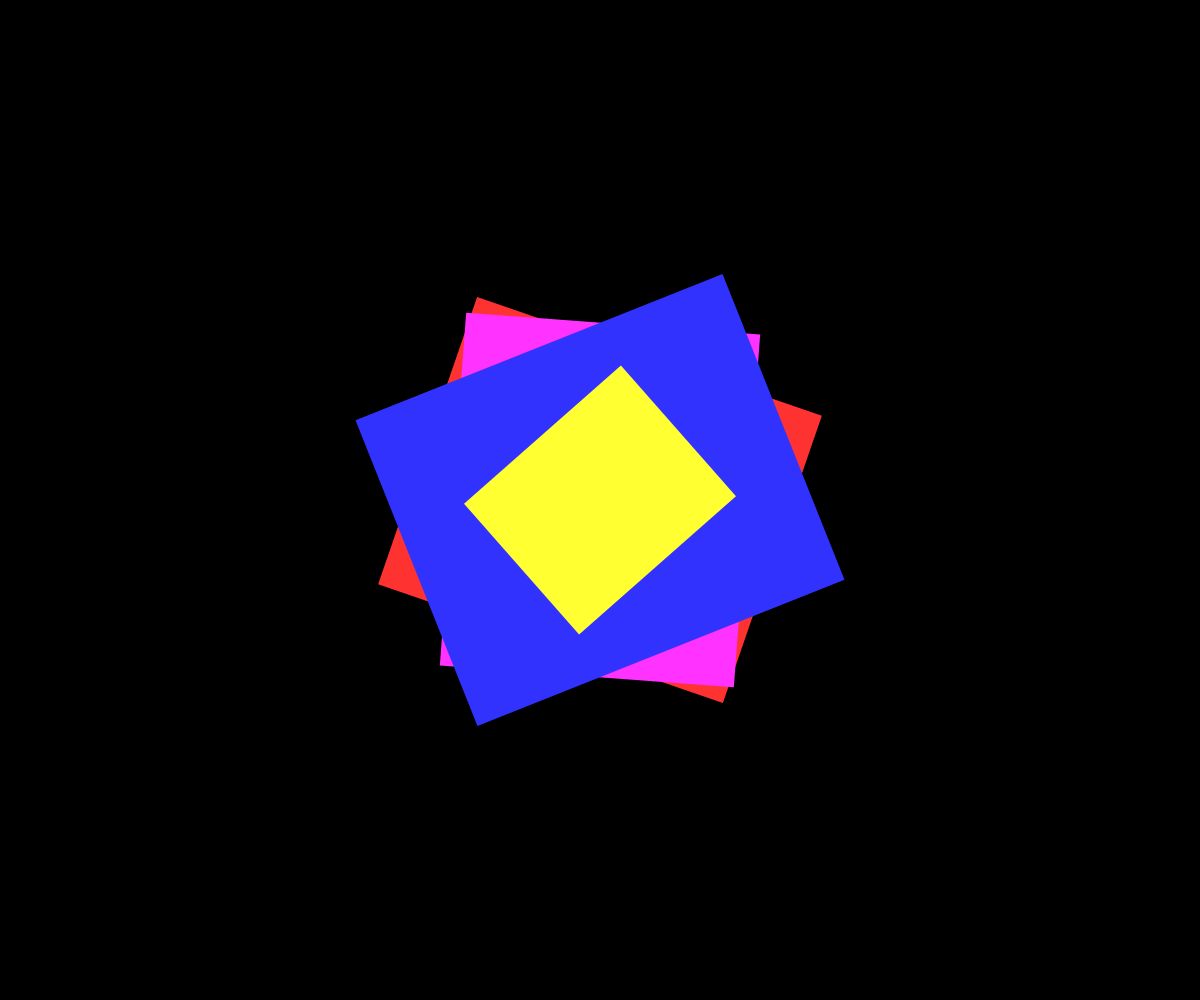
Frame 1 (no input)
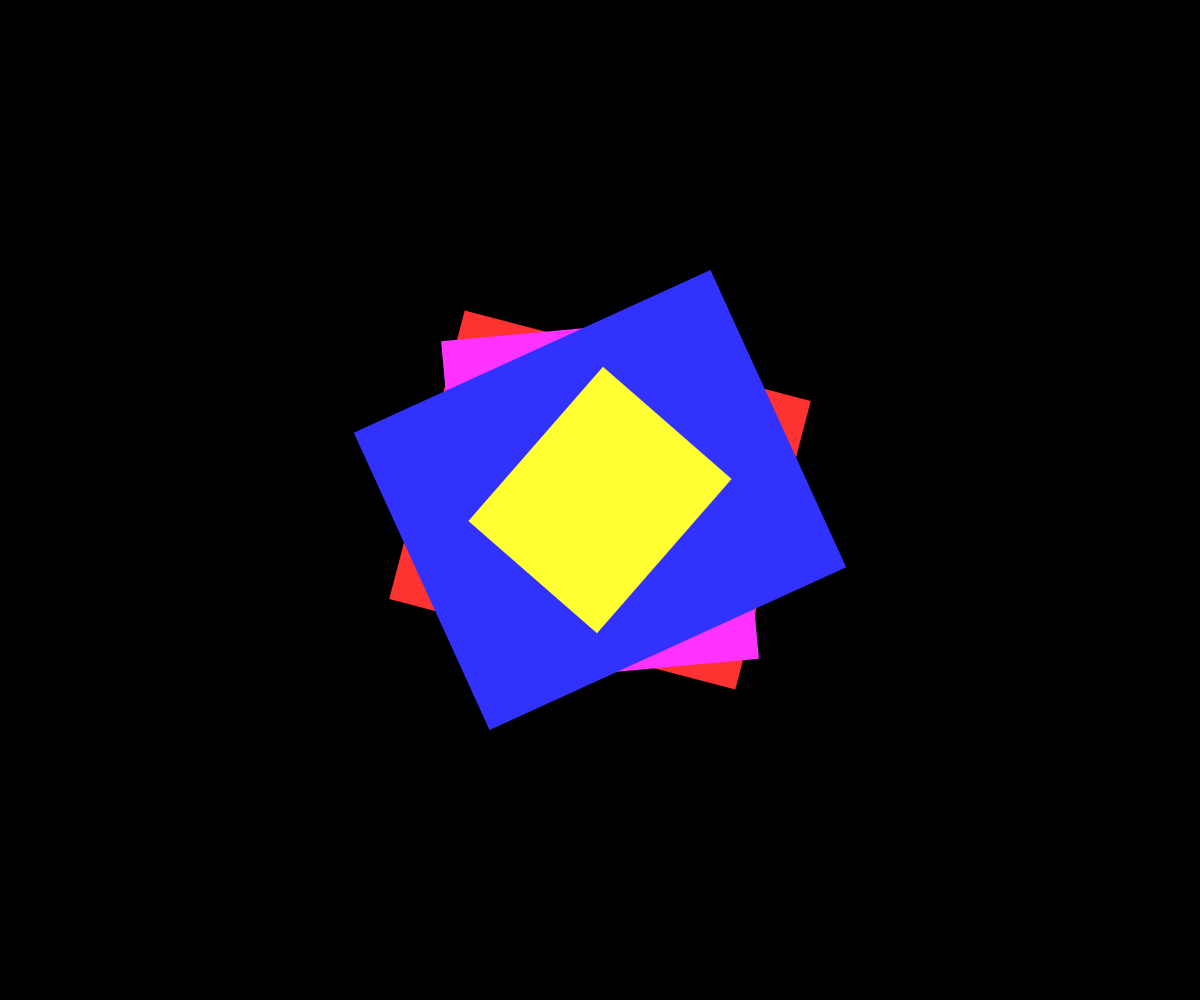
Frame 60 (no input)
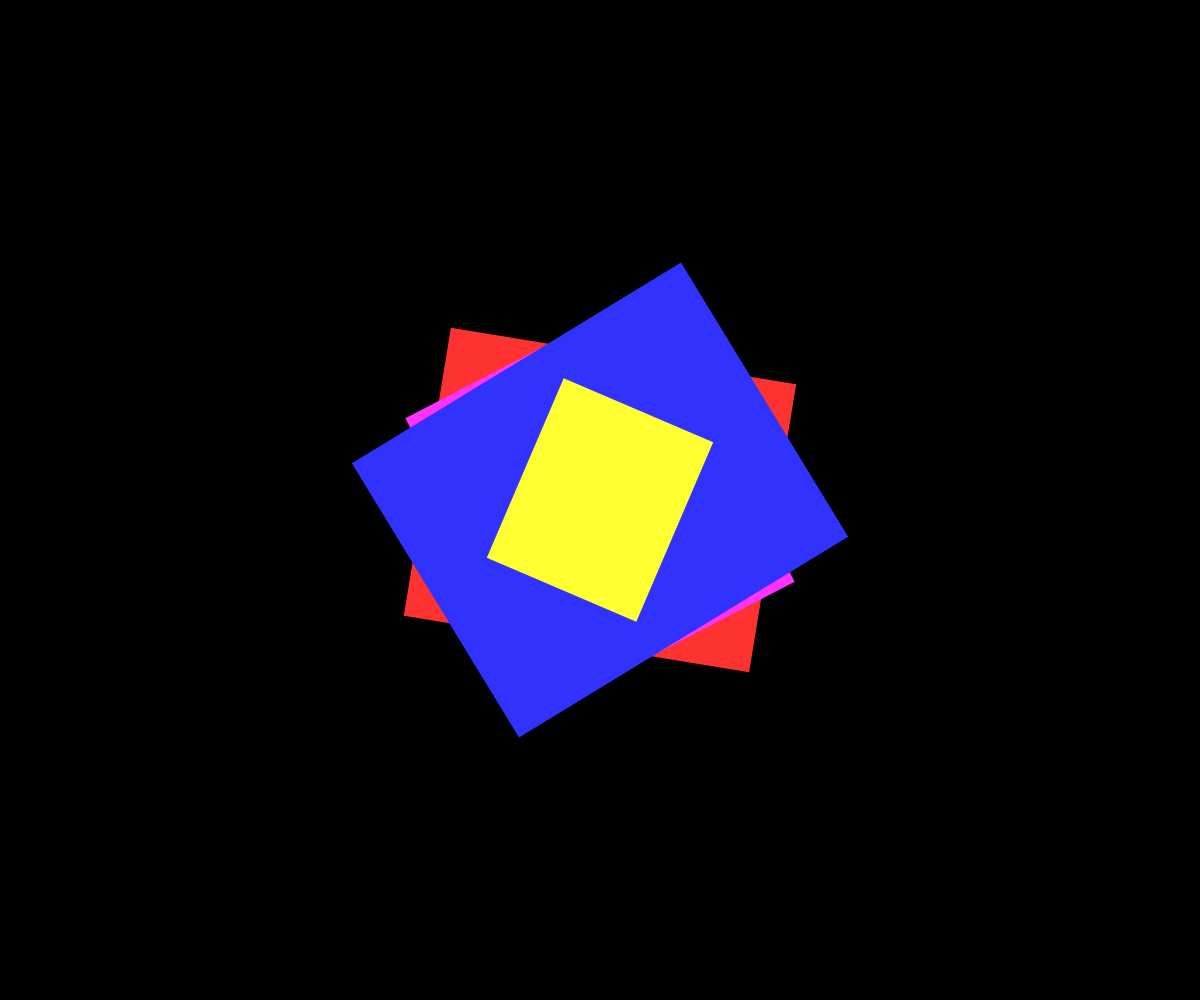
Frame 120 (the mouse pressed at the canvas centre since frame 60)

The p5.js sketch that drew these frames (run headless with seeded random() and noise() and a simulated clock; from frame 60 on, the mouse is pressed at the canvas centre):

// p5.js sketch
// ── sketch.js
let stripes = [];
const numStripes = 30;
const colors = [
  [255, 50, 50],   // Red
  [50, 255, 50],   // Green
  [50, 50, 255],   // Blue
  [255, 255, 50],  // Yellow
  [255, 50, 255],  // Magenta
  [50, 255, 255]   // Cyan
];

function setup() {
  createCanvas(windowWidth, windowHeight);
  noStroke();
  
  // Initialize stripes with random properties
  for (let i = 0; i < numStripes; i++) {
    stripes.push({
      angle: random(TWO_PI),
      speed: random(0.002, 0.01),
      size: random(0.15, 0.35),
      color: random(colors),
      phase: random(TWO_PI)
    });
  }
}

function draw() {
  background(0);
  
  // Draw each stripe as a rotating rectangle
  for (let i = 0; i < stripes.length; i++) {
    const s = stripes[i];
    
    push();
    translate(width / 2, height / 2);
    rotate(s.angle + sin(frameCount * s.speed + s.phase) * 0.8);
    
    // Calculate size with oscillation
    const oscillation = sin(frameCount * s.speed * 0.5 + s.phase) * 0.4 + 0.6;
    const w = width * s.size * oscillation;
    const h = height * s.size * oscillation;
    
    fill(s.color[0], s.color[1], s.color[2]);
    rect(-w/2, -h/2, w, h);
    pop();
  }
}

function windowResized() {
  resizeCanvas(windowWidth, windowHeight);
}
